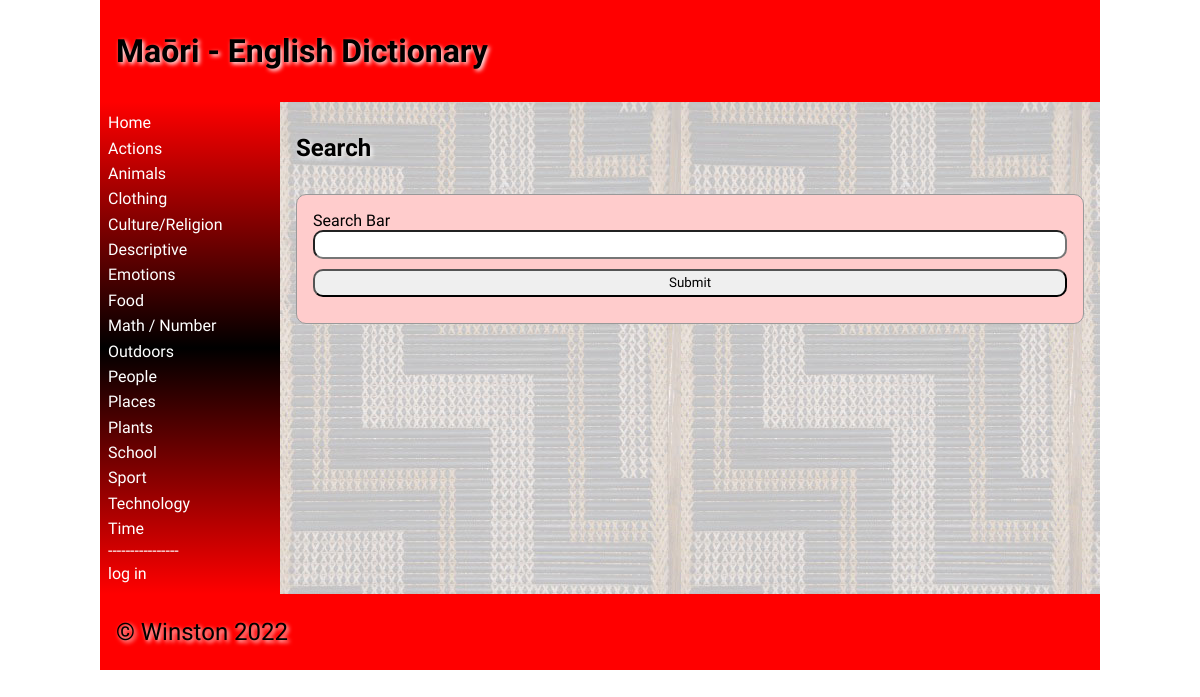
The page / on the database its author committed.
### tables this page shows
CREATE TABLE category
(
	id integer
		constraint category_pk
			primary key autoincrement,
	category varchar(30)
);

### app.py (the view)
@app.route('/', methods=['POST', 'GET'])
def main():  # renders the homepage witch contains a search bar
    if request.method == "GET":
        search = str("{}{}".format(request.args.get('Search'), "%"))  # pulls data from the url
        con = create_connection(DATABASE)
        query = "SELECT * FROM wordbank WHERE english LIKE ? OR maori LIKE ?"  # selects data form maori and english
        cur = con.cursor()
        cur.execute(query, (search, search))  # column that is similar to a variable
        search_results = cur.fetchall()  # and puts it into a list
        con.close()
        if len(search_results) == 0 and search == "None%":  # checks if the query actually finds
            search_results = "Empty"
        elif len(search_results) == 0:   # checks if the query actually finds
            search_results = "None"
    print(search_results)
    return render_template("home.html", categories=categories(), logged_in=is_logged_in(),
                           Search_results=search_results, is_admin=is_admin())

### app.py (called while the page is built)
def create_connection(db_file):  # creates the general function to connect to the database
    try:
        connection = sqlite3.connect(db_file)
        connection.execute('pragma foreign_keys=ON')
        return connection
    except Error as error:
        print(error)
    return None

def is_logged_in():  # creates the function to show if someone is logged in
    if session.get('email') is None:
        print("not logged in ")
        return False
    else:
        print("logged in")
        return True

def is_admin():  # creates the function to show if someone has admin rights
    if session.get('admin') != 1:
        print("denied")
        return False
    else:
        return True

def categories():  # queries category and id columns into a list
    con = create_connection(DATABASE)
    query = "SELECT category,id FROM category ORDER BY category ASC"
    cur = con.cursor()
    cur.execute(query)
    category_list = cur.fetchall()
    con.close()
    return category_list

### templates/home.html (shortened to what this page needs)
{% extends 'base.html' %}
{% block heading %}Maōri - English Dictionary{% endblock %}
{% block main %}
    <h2>Search</h2>
    <form class = "dataForm" method = "GET">
        <div class ="form-group">
            <div class ="form-label">Search Bar</div>
                <div class = "form-element"><input type = "search" name ="Search" id = "Search" required MAXLENGTH="30"></div>
        </div>
        <div class ="form-group">
                <div class ="form-element"><input type = "submit" value="Submit"></div>
        </div>
    </form>
    {% if Search_results == "Empty" %}
        <p></p>
    {% elif Search_results == "None" %}
        <p>Nothing found, make sure you spelt it correctly!</p>
    {% endif %}
{% endblock %}

### templates/base.html (shortened to what this page needs)
<!doctype html>
<html lang="en">
<head>
	<link href="{{ url_for('static', filename='css/style.css') }}" rel="stylesheet">
</head>
<body>
	<div id="container">
		<header>
			<h1>{% block heading %}{% endblock %}</h1>
		</header>
		<nav>
			<ul>
                <li><a href="\">Home</a></li>
                {% for category in categories %}
                    <li><a href="/category/{{ category[1] }}">{{ category[0] }}</a></li>
                {% endfor %}
                <div class = 'seperator'> ---------------- </div>
                {% if logged_in %}
                     <li><a href = "/logout">log out</a></li>
                {% else %}
                    <li><a href = "/login">log in</a></li>
                {% endif %}
			</ul>
		</nav>
		<main>
            {% block main%}{% endblock %}
        </main>
		<footer>
			<p>
				&copy; Winston 2022
			</p>
		</footer>
	</div>
</body>
</html>

### static/css/style.css (style rules this page uses)
* { font-family: Comfortaa, sans-serif; margin: 0; padding: 0; box-sizing: border-box; }
#container { display: grid; grid-template-columns: 75px auto; grid-template-areas: 'nav header' 'main main' 'footer footer'; }
.seperator { color: white; }
header { grid-area: header; background-color: #f00; padding: 1rem; }
nav { grid-area: nav; }
main { grid-area: main; padding: 1rem; background-color: #edd; }
h1, h2, h3, h4 { padding: 1rem 0; font-family: 'Suez One', serif; color: #000; text-shadow: 2px 2px 4px #fff; }
p { padding: 0.5rem 0; }
a { color: #222; }
.dataForm { margin: 1rem 0; border: 1px solid #999; padding: 1rem; background-color: #fcc; border-radius: 10px; }
.dataForm input, textarea { width: 100%; border-radius: 10px; padding: 0.3rem; margin-bottom: 10px; }
footer { grid-area: footer; padding: 1rem; background-color: #f00; }
footer p { color: #000; text-shadow: 2px 2px 4px #fff; font-size: 1.5rem; }
@media only screen and (min-width: 768px) { #container { grid-template-columns: 180px auto; grid-template-areas: 'header header' 'nav main' 'footer footer'; } }
@media only screen and (min-width: 768px) { nav { background: linear-gradient(180deg, rgba(255,0,0,1) 0%, rgba(0, 0, 0, 1) 50%, rgba(255,0,0,1) 100%); padding: 0.5rem; } }
@media only screen and (min-width: 768px) { nav ul { list-style: none; } }
@media only screen and (min-width: 768px) { nav li { padding: 0.2rem 0; } }
@media only screen and (min-width: 768px) { nav a { color: #fff; text-decoration: none; } }
@media only screen and (min-width: 768px) { main { background-image: url("../images/poutama.jpg"); } }
@media only screen and (min-width: 1000px) { #container { width: 1000px; margin: auto; } }

### rows shown on the page
category: category "Actions"
category: category "Animals"
category: category "Clothing"
category: category "Culture/Religion"
category: category "Descriptive"
category: category "Emotions"
category: category "Food"
category: category "Math / Number"
category: category "Outdoors"
category: category "People"
category: category "Places"
category: category "Plants"
category: category "School"
category: category "Sport"
category: category "Technology"
category: category "Time"
